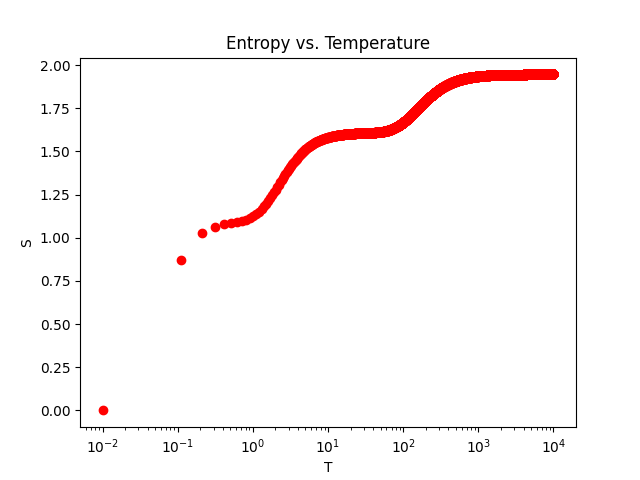

This chart was generated by the following Python code:
import numpy as np
import matplotlib.pyplot as plt
import os
from utils import S

N = 7
E_n = np.array([0.3, 0.4, 0.5, 5.0, 6.0, 300.0, 400.0])
T_min = 0.01
T_max = 10000
M = 100000
T_arr = np.linspace(T_min, T_max, M)
S_arr = np.zeros(M)

for i, T in enumerate(T_arr):
    S_arr[i] = S(N, E_n, T)
plt.semilogx(T_arr, S_arr, "ro")
plt.xlabel("T")
plt.ylabel("S")
plt.title("Entropy vs. Temperature")
plt.savefig(os.path.join(os.path.dirname(__file__), "2-5.png"))
plt.show()